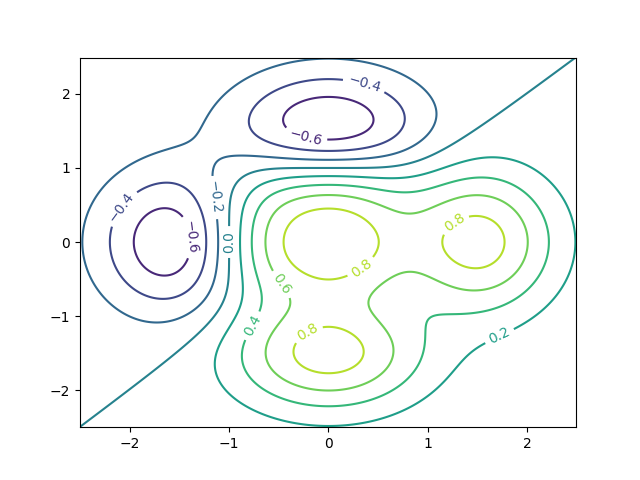

The Python source for this figure:
import numpy as np
import matplotlib.pyplot as plt

dx = 0.01; dy = 0.01
x = np.arange(-2.5,2.5,dx)
y = np.arange(-2.5,2.5,dy)
X,Y = np.meshgrid(x,y)
def f(x,y):
    return (1 - y**5 + x**5)*np.exp(-x**2-y**2)
C = plt.contour(X,Y,f(X,Y),8)
plt.clabel(C, inline=1, fontsize=10)
plt.show()
